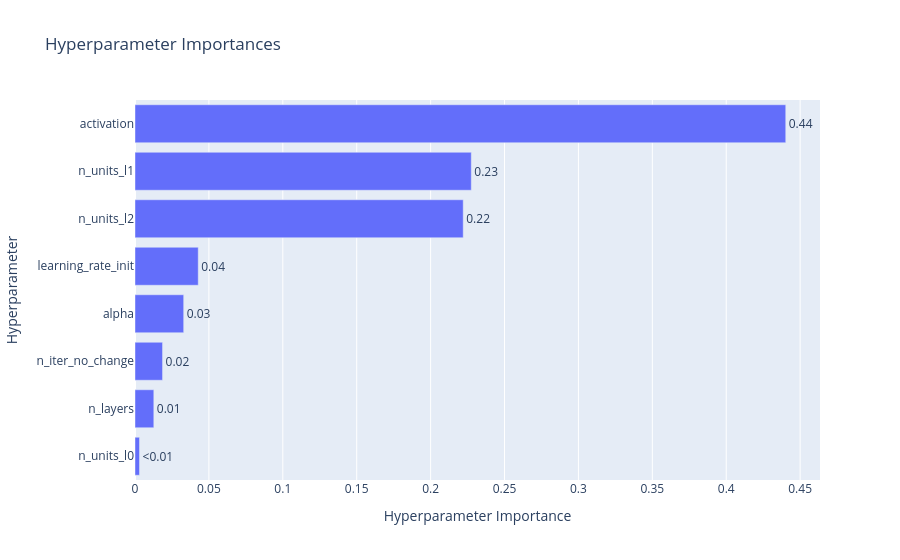

The code cell stored with this chart in its notebook:
### Markdown cell above
Study MLP converges very quickly. Around the 10th trial, the algorithm finds the optimal solution, and the Best Value line flattens out. The next 40 trials yield no significant improvement. MLP is more stable and resistant to minor hyperparameter changes. Many different combinations yield a very similar, acceptable error.

Study RVFL requires much deeper exploration. Optuna gradually found increasingly better hyperparameter combinations over nearly 30-40 trials. RVFL is highly sensitive, relying on random weights in the hidden layer, which, combined with other parameters (e.g., network size, regularization parameters), makes it easy to get a poor configuration. This is evident in the large scatter of points on the Y axis throughout the experiment.

### Code cell
optuna.visualization.plot_param_importances(study_mlp)

### Figure 1 — Plotly figure (JSON) as saved in the notebook; plotly's stock layout.template omitted (floating-point values rounded to 4 significant figures)
{"data": [{"cliponaxis": false, "hovertemplate": ["n_units_l0 (IntDistribution): 0.0030505467764719457<extra></extra>", "n_layers (IntDistribution): 0.012732563209932452<extra></extra>", "n_iter_no_change (IntDistribution): 0.018636277528729674<extra></extra>", "alpha (FloatDistribution): 0.03293968947382034<extra></extra>", "learning_rate_init (FloatDistribution): 0.042785461781192434<extra></extra>", "n_units_l2 (IntDistribution): 0.22206707912210713<extra></extra>", "n_units_l1 (IntDistribution): 0.22751665843585286<extra></extra>", "activation (CategoricalDistribution): 0.4402717236718931<extra></extra>"], "name": "Objective Value", "orientation": "h", "text": ["<0.01", "0.01", "0.02", "0.03", "0.04", "0.22", "0.23", "0.44"], "textposition": "outside", "x": [0.003051, 0.01273, 0.01864, 0.03294, 0.04279, 0.2221, 0.2275, 0.4403], "y": ["n_units_l0", "n_layers", "n_iter_no_change", "alpha", "learning_rate_init", "n_units_l2", "n_units_l1", "activation"], "type": "bar"}], "layout": {"title": {"text": "Hyperparameter Importances"}, "xaxis": {"title": {"text": "Hyperparameter Importance"}}, "yaxis": {"title": {"text": "Hyperparameter"}}}}
